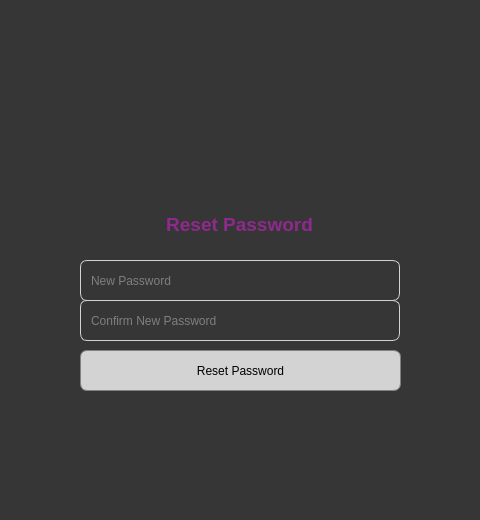
<?xml version="1.0" encoding="UTF-8"?>
<ui version="4.0">
 <class>Dialog</class>
 <widget class="QDialog" name="Dialog">
  <property name="geometry">
   <rect>
    <x>0</x>
    <y>0</y>
    <width>480</width>
    <height>520</height>
   </rect>
  </property>
  <property name="windowTitle">
   <string>Dialog</string>
  </property>
  <property name="styleSheet">
   <string notr="true">background-color: rgb(54, 54, 54);</string>
  </property>
  <widget class="QLabel" name="label">
   <property name="geometry">
    <rect>
     <x>40</x>
     <y>100</y>
     <width>400</width>
     <height>100</height>
    </rect>
   </property>
   <property name="text">
    <string/>
   </property>
   <property name="pixmap">
    <pixmap>lgo.png</pixmap>
   </property>
  </widget>
  <widget class="QLineEdit" name="newPassword">
   <property name="geometry">
    <rect>
     <x>80</x>
     <y>260</y>
     <width>320</width>
     <height>41</height>
    </rect>
   </property>
   <property name="styleSheet">
    <string notr="true">QLineEdit {
    border: 1px solid lightgray;
	color: rgb(200, 200, 200);
    border-top-left-radius: 7px;
    border-bottom-left-radius: 7px;
	border-top-right-radius: 7px;
    border-bottom-right-radius: 7px;
    /* Other corners will be sharp by default or implicitly 0 if not set */
	padding: 8px; /* Adds 5 pixels of padding on all sides */
}</string>
   </property>
   <property name="placeholderText">
    <string>New Password</string>
   </property>
  </widget>
  <widget class="QPushButton" name="ResetPassword">
   <property name="geometry">
    <rect>
     <x>80</x>
     <y>350</y>
     <width>321</width>
     <height>41</height>
    </rect>
   </property>
   <property name="styleSheet">
    <string notr="true">QPushButton {
    background-color: lightgray; /* Apply background color to the button */
    border: 1px solid gray;      /* Always good to define a border when using border-radius */
    border-top-left-radius: 7px;
    border-bottom-left-radius: 7px;
    border-top-right-radius: 7px;
    border-bottom-right-radius: 7px;
}

QPushButton#Login:hover {
    color: #0056b3;              /* Darker blue on hover */
    text-decoration: underline;  /* Ensure underline stays on hover */
}</string>
   </property>
   <property name="text">
    <string>Reset Password</string>
   </property>
   <property name="default">
    <bool>true</bool>
   </property>
  </widget>
  <widget class="QLabel" name="label_4">
   <property name="geometry">
    <rect>
     <x>139</x>
     <y>210</y>
     <width>201</width>
     <height>30</height>
    </rect>
   </property>
   <property name="text">
    <string>&lt;html&gt;&lt;head/&gt;&lt;body&gt;&lt;p align=&quot;center&quot;&gt;&lt;span style=&quot; font-size:14pt; font-weight:600; color:#8f298d;&quot;&gt;Reset Password&lt;/span&gt;&lt;/p&gt;&lt;/body&gt;&lt;/html&gt;</string>
   </property>
  </widget>
  <widget class="QLineEdit" name="confirmNewPassword">
   <property name="geometry">
    <rect>
     <x>80</x>
     <y>300</y>
     <width>320</width>
     <height>41</height>
    </rect>
   </property>
   <property name="styleSheet">
    <string notr="true">QLineEdit {
    border: 1px solid lightgray;
	color: rgb(200, 200, 200);
    border-top-left-radius: 7px;
    border-bottom-left-radius: 7px;
	border-top-right-radius: 7px;
    border-bottom-right-radius: 7px;
    /* Other corners will be sharp by default or implicitly 0 if not set */
	padding: 8px; /* Adds 5 pixels of padding on all sides */
}</string>
   </property>
   <property name="placeholderText">
    <string>Confirm New Password</string>
   </property>
  </widget>
  <widget class="QLabel" name="ErrorResetPassword">
   <property name="geometry">
    <rect>
     <x>80</x>
     <y>400</y>
     <width>311</width>
     <height>17</height>
    </rect>
   </property>
   <property name="styleSheet">
    <string notr="true">color: rgb(255, 0, 4);
 font-size: 8pt;</string>
   </property>
   <property name="text">
    <string>&lt;html&gt;&lt;head/&gt;&lt;body&gt;&lt;p&gt;&lt;br/&gt;&lt;/p&gt;&lt;/body&gt;&lt;/html&gt;</string>
   </property>
  </widget>
 </widget>
 <tabstops>
  <tabstop>newPassword</tabstop>
  <tabstop>confirmNewPassword</tabstop>
  <tabstop>ResetPassword</tabstop>
 </tabstops>
 <resources/>
 <connections/>
</ui>
